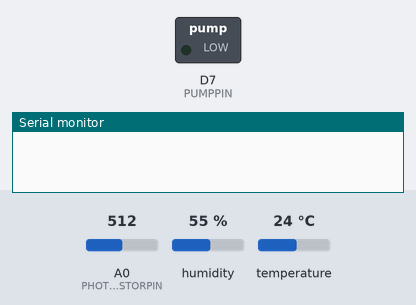
A sketch run on a simulated ESP8266 (NodeMCU). Parts: switched loads named in the sketch (green lamp = pin HIGH), the last lines printed to the serial monitor. The inputs (shaded band) are chosen by the test bench; at power-on: A0 (PHOTORESISTORPIN) = 512, humidity 55 %, temperature 24 °C. WiFi joins after 1.5 s; servers stay silent unless stated; not simulated (calls return 0 or success): credentials.h; names the files do not define were given values by the test bench: CRED_MQTT_PORT = 1883. At 7.3 s the program puts the board to deep sleep or switches it off; the recording ends there.

Above: at 0.0 s.
At 2.3 s:
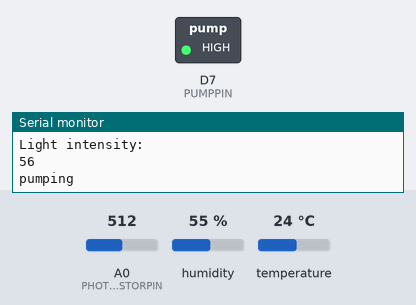
Timing chart, 0 to 7.3 s (numbered marks = the images above):
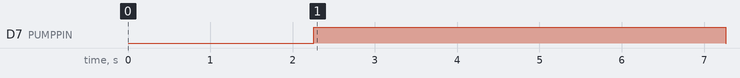

Measured:
- by itself, D7 (PUMPPIN): LOW → HIGH at 2.3 s, → LOW 5.0 s later

The sketch:

hydroponics.ino
```cpp
#include "credentials.h"
#include <ESP8266WiFi.h>
#include <PubSubClient.h>
#include <DHT.h>

const char* ssid = CRED_SSID;
const char* password = CRED_PASSWORD;
const char* mqtt_server = CRED_MQTT_SERVER;
const int mqtt_port = CRED_MQTT_PORT;
const char* mqtt_user = CRED_MQTT_USER;
const char* mqtt_pwd = CRED_MQTT_PASSWD;
const char* clientId = CRED_CLIENT_ID;
const char* pub_topic = CRED_PUB_TOPIC;

float sleepTimeInMin = 0.117;

WiFiClient espClient;

#define DHTPIN D1
#define DHTTYPE DHT22

DHT dht(DHTPIN, DHTTYPE);

float temp = 0.0;
float hum = 0.0;

#define PHOTORESISTORPIN A0

int lightIntensity = 0;

#define PUMPPIN D7

void connectWifi(){
  Serial.println();
  Serial.print("Connecting to: ");
  Serial.println(ssid);

  WiFi.begin(ssid, password);
  int count = 0 ;
  while (WiFi.status() != WL_CONNECTED && count <= 15) {
    delay(1000);
    Serial.print(".");
    count++;
  }

  if(WiFi.status() != WL_CONNECTED){
    handleError("Failed to connect to Wifi.");
  } else{
  Serial.println();
  Serial.println("WiFi connected");
  Serial.print("IP address: ");
  Serial.println(WiFi.localIP());
  Serial.println();
  }
}

void readDhtSensor (){
  float newTemp = dht.readTemperature();
  float newHum = dht.readHumidity();

  if(isnan(newTemp)||isnan(newHum)){
    handleError("Failed to read from DHT sensor.");
  }else{
    temp = newTemp;
    hum = newHum;

    Serial.println();
    Serial.println("Temperature: ");
    Serial.println(temp);
    Serial.println();
    Serial.println("Humidity: ");
    Serial.println(hum);
  }
}

void readPhotoResistor (){
 lightIntensity =  constrain(map(analogRead(PHOTORESISTORPIN), 0, 920, 0, 100), 0, 100);
 Serial.println();
 Serial.println("Light intensity: ");
 Serial.println(lightIntensity);
}


void handleError(char* errorText){
  Serial.println();
  Serial.println("Error: ");
  Serial.print(errorText);
}

void pumpWater(){
  digitalWrite(PUMPPIN, HIGH);
  Serial.println("pumping");
  delay(5000);
  digitalWrite(PUMPPIN,LOW);
  Serial.println("stopped pumping");
}

void setup() {
  pinMode(PUMPPIN,OUTPUT);
  Serial.begin(9600);
  delay(200);


  connectWifi();

  readDhtSensor();
  readPhotoResistor();
  pumpWater();

  ESP.deepSleep(sleepTimeInMin * 6e7);
}

void loop() {}
```
